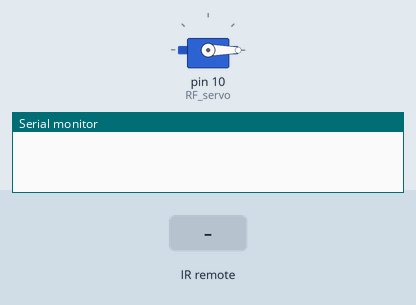
A sketch run on a simulated Arduino Uno, built with avr-gcc and run on an emulated ATmega328P. Shown: servo, the last lines printed to the serial monitor. The test bench sets the inputs (shaded band).

Above: at 1.2 s.
1.3 s: infrared code 0xFFA857 received
At 1.86 s:
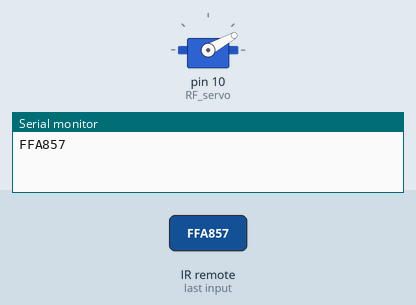
At 3.3 s:
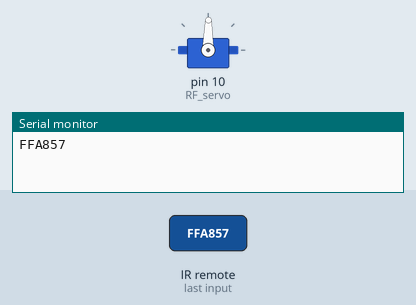
Timing chart, 0 to 10.3 s (numbered marks = the images above; inputs shaded):
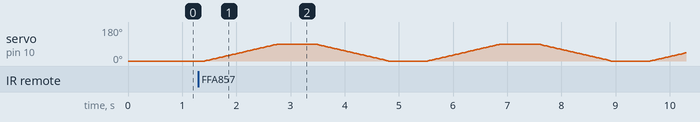

The sketch:

RF_stalk_servo0.4.ino
```cpp
    #include <Servo.h>
    #include <IRremote.h>

    unsigned long buttonPress = 0xFFA857; // button on control transmits FFA857

    int RECV_PIN = 11;
    IRrecv irrecv(RECV_PIN);
    decode_results results;

    Servo RF_servo;
    int pos;         // variable to store the servo position

    void setup() {
    Serial.begin(9600);

    irrecv.enableIRIn(); // Start the receiver

    RF_servo.attach(10); // attach servo to digital pin 10

    pos = 0;
    RF_servo.write(pos);  // start RF stalk up
    }

    void loop() {
    pos = RF_servo.read();
    if (irrecv.decode(&results)) {
        Serial.println(results.value, HEX);
        irrecv.resume(); // Receive the next value
       }

    if  (results.value == buttonPress) {
    RF_servo.attach(10);
    delay(100);

      if (pos == 89) {
        for(pos = 89; pos >= 0; pos--)
        {
        RF_servo.write(pos);
        delay(15);
        }
      }

      if  (pos == 0) {
        for(pos = 0; pos <= 89; pos++)
        {
        RF_servo.write(pos);
        delay(15);
        }
      }

     delay(100);
     RF_servo.detach();
     delay(500);
      }
    }
```
